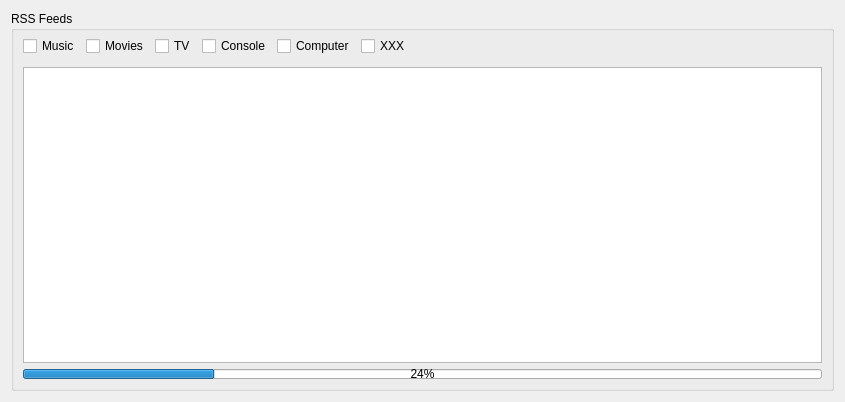
<?xml version="1.0" encoding="UTF-8"?>
<ui version="4.0">
 <class>RSS</class>
 <widget class="QWidget" name="RSS">
  <property name="geometry">
   <rect>
    <x>0</x>
    <y>0</y>
    <width>845</width>
    <height>402</height>
   </rect>
  </property>
  <property name="windowTitle">
   <string>RSS</string>
  </property>
  <property name="windowIcon">
   <iconset resource="rss.qrc">
    <normaloff>:/ico/ico_rss.png</normaloff>:/ico/ico_rss.png</iconset>
  </property>
  <layout class="QGridLayout" name="gridLayout_2">
   <item row="1" column="0">
    <widget class="QGroupBox" name="grpBox">
     <property name="title">
      <string>RSS Feeds</string>
     </property>
     <layout class="QGridLayout" name="gridLayout">
      <property name="topMargin">
       <number>0</number>
      </property>
      <item row="0" column="0">
       <layout class="QHBoxLayout" name="horizontalLayout">
        <item>
         <widget class="QCheckBox" name="chkMusic">
          <property name="text">
           <string>Music</string>
          </property>
          <property name="checked">
           <bool>false</bool>
          </property>
         </widget>
        </item>
        <item>
         <widget class="QCheckBox" name="chkMovies">
          <property name="text">
           <string>Movies</string>
          </property>
          <property name="checked">
           <bool>false</bool>
          </property>
         </widget>
        </item>
        <item>
         <widget class="QCheckBox" name="chkTV">
          <property name="text">
           <string>TV</string>
          </property>
          <property name="checked">
           <bool>false</bool>
          </property>
         </widget>
        </item>
        <item>
         <widget class="QCheckBox" name="chkConsole">
          <property name="text">
           <string>Console</string>
          </property>
          <property name="checked">
           <bool>false</bool>
          </property>
         </widget>
        </item>
        <item>
         <widget class="QCheckBox" name="chkComputer">
          <property name="text">
           <string>Computer</string>
          </property>
          <property name="checked">
           <bool>false</bool>
          </property>
         </widget>
        </item>
        <item>
         <widget class="QCheckBox" name="chkXXX">
          <property name="text">
           <string>XXX</string>
          </property>
          <property name="checked">
           <bool>false</bool>
          </property>
         </widget>
        </item>
        <item>
         <spacer name="horizontalSpacer">
          <property name="orientation">
           <enum>Qt::Horizontal</enum>
          </property>
          <property name="sizeHint" stdset="0">
           <size>
            <width>40</width>
            <height>30</height>
           </size>
          </property>
         </spacer>
        </item>
       </layout>
      </item>
      <item row="1" column="0">
       <widget class="QTableView" name="tableView">
        <property name="font">
         <font>
          <underline>false</underline>
         </font>
        </property>
        <property name="contextMenuPolicy">
         <enum>Qt::CustomContextMenu</enum>
        </property>
        <property name="horizontalScrollBarPolicy">
         <enum>Qt::ScrollBarAlwaysOff</enum>
        </property>
        <property name="selectionBehavior">
         <enum>QAbstractItemView::SelectRows</enum>
        </property>
        <property name="showGrid">
         <bool>false</bool>
        </property>
        <property name="gridStyle">
         <enum>Qt::SolidLine</enum>
        </property>
        <property name="sortingEnabled">
         <bool>true</bool>
        </property>
        <attribute name="horizontalHeaderVisible">
         <bool>true</bool>
        </attribute>
        <attribute name="horizontalHeaderMinimumSectionSize">
         <number>0</number>
        </attribute>
        <attribute name="horizontalHeaderShowSortIndicator" stdset="0">
         <bool>true</bool>
        </attribute>
        <attribute name="horizontalHeaderStretchLastSection">
         <bool>true</bool>
        </attribute>
        <attribute name="verticalHeaderVisible">
         <bool>false</bool>
        </attribute>
        <attribute name="verticalHeaderDefaultSectionSize">
         <number>16</number>
        </attribute>
        <attribute name="verticalHeaderMinimumSectionSize">
         <number>16</number>
        </attribute>
       </widget>
      </item>
      <item row="2" column="0">
       <widget class="QProgressBar" name="progressBar">
        <property name="maximumSize">
         <size>
          <width>16777215</width>
          <height>10</height>
         </size>
        </property>
        <property name="value">
         <number>24</number>
        </property>
       </widget>
      </item>
     </layout>
    </widget>
   </item>
  </layout>
  <action name="actionRefresh">
   <property name="icon">
    <iconset resource="rss.qrc">
     <normaloff>:/ico/ico_reload.png</normaloff>:/ico/ico_reload.png</iconset>
   </property>
   <property name="text">
    <string>Refresh</string>
   </property>
   <property name="toolTip">
    <string>Refresh RSS feed</string>
   </property>
   <property name="shortcut">
    <string>Ctrl+R</string>
   </property>
  </action>
  <action name="actionDownload">
   <property name="icon">
    <iconset resource="rss.qrc">
     <normaloff>:/ico/ico_download.png</normaloff>:/ico/ico_download.png</iconset>
   </property>
   <property name="text">
    <string>Download</string>
   </property>
   <property name="toolTip">
    <string>Download selected items</string>
   </property>
  </action>
  <action name="actionSelectDirectory">
   <property name="icon">
    <iconset resource="rss.qrc">
     <normaloff>:/ico/ico_open.png</normaloff>:/ico/ico_open.png</iconset>
   </property>
   <property name="text">
    <string>Select download directory</string>
   </property>
  </action>
  <action name="actionSave">
   <property name="icon">
    <iconset resource="rss.qrc">
     <normaloff>:/ico/ico_save.png</normaloff>:/ico/ico_save.png</iconset>
   </property>
   <property name="text">
    <string>Save NZB...</string>
   </property>
   <property name="toolTip">
    <string>Save selected NZB items to disk</string>
   </property>
   <property name="shortcut">
    <string>Ctrl+S</string>
   </property>
  </action>
  <action name="actionDownloadTo">
   <property name="icon">
    <iconset resource="rss.qrc">
     <normaloff>:/ico/ico_download.png</normaloff>:/ico/ico_download.png</iconset>
   </property>
   <property name="text">
    <string>Download to...</string>
   </property>
  </action>
  <action name="actionSettings">
   <property name="icon">
    <iconset resource="rss.qrc">
     <normaloff>:/ico/ico_settings.png</normaloff>:/ico/ico_settings.png</iconset>
   </property>
   <property name="text">
    <string>Settings</string>
   </property>
   <property name="toolTip">
    <string>Open nzbs.org settings</string>
   </property>
  </action>
  <action name="actionStop">
   <property name="icon">
    <iconset resource="rss.qrc">
     <normaloff>:/ico/ico_stop.png</normaloff>:/ico/ico_stop.png</iconset>
   </property>
   <property name="text">
    <string>Stop</string>
   </property>
  </action>
 </widget>
 <tabstops>
  <tabstop>tableView</tabstop>
 </tabstops>
 <resources>
  <include location="rss.qrc"/>
 </resources>
 <connections/>
</ui>
